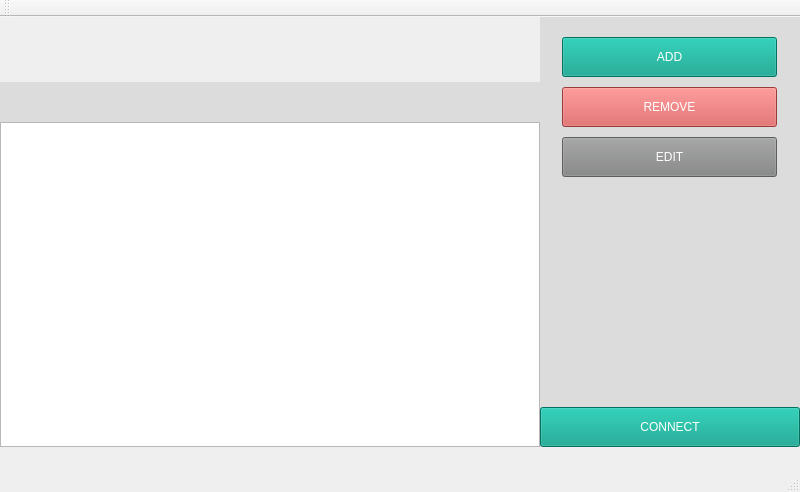
<?xml version="1.0" encoding="UTF-8"?>
<ui version="4.0">
 <class>MainWindow</class>
 <widget class="QMainWindow" name="MainWindow">
  <property name="geometry">
   <rect>
    <x>0</x>
    <y>0</y>
    <width>800</width>
    <height>492</height>
   </rect>
  </property>
  <property name="sizePolicy">
   <sizepolicy hsizetype="Fixed" vsizetype="Fixed">
    <horstretch>0</horstretch>
    <verstretch>0</verstretch>
   </sizepolicy>
  </property>
  <property name="windowTitle">
   <string>VirtualShutter</string>
  </property>
  <widget class="QWidget" name="centralWidget">
   <widget class="QWidget" name="widget" native="true">
    <property name="geometry">
     <rect>
      <x>0</x>
      <y>0</y>
      <width>540</width>
      <height>65</height>
     </rect>
    </property>
    <property name="styleSheet">
     <string notr="true">background-image: url(:/images/res/smalle-header.jpg);</string>
    </property>
   </widget>
   <widget class="QWidget" name="widget_2" native="true">
    <property name="geometry">
     <rect>
      <x>540</x>
      <y>0</y>
      <width>260</width>
      <height>430</height>
     </rect>
    </property>
    <property name="styleSheet">
     <string notr="true">background-color: rgb(221, 220, 220);</string>
    </property>
    <widget class="QPushButton" name="pushButton">
     <property name="geometry">
      <rect>
       <x>22</x>
       <y>20</y>
       <width>215</width>
       <height>40</height>
      </rect>
     </property>
     <property name="cursor">
      <cursorShape>PointingHandCursor</cursorShape>
     </property>
     <property name="styleSheet">
      <string notr="true">background-color: rgb(0, 157, 135);
selection-background-color: rgb(0, 156, 134);
color: rgb(255, 255, 255);
border-color: rgba(255, 255, 255, 0);</string>
     </property>
     <property name="text">
      <string>ADD</string>
     </property>
     <property name="autoDefault">
      <bool>false</bool>
     </property>
     <property name="default">
      <bool>false</bool>
     </property>
     <property name="flat">
      <bool>false</bool>
     </property>
    </widget>
    <widget class="QPushButton" name="pushButton_2">
     <property name="geometry">
      <rect>
       <x>22</x>
       <y>70</y>
       <width>215</width>
       <height>40</height>
      </rect>
     </property>
     <property name="styleSheet">
      <string notr="true">background-color: rgb(214, 83, 81);
selection-background-color: rgb(0, 156, 134);
color: rgb(255, 255, 255);
border-color: rgba(255, 255, 255, 0);</string>
     </property>
     <property name="text">
      <string>REMOVE</string>
     </property>
    </widget>
    <widget class="QPushButton" name="pushButton_3">
     <property name="geometry">
      <rect>
       <x>22</x>
       <y>120</y>
       <width>215</width>
       <height>40</height>
      </rect>
     </property>
     <property name="styleSheet">
      <string notr="true">background-color: rgb(130, 131, 131);
selection-background-color: rgb(0, 156, 134);
color: rgb(255, 255, 255);
border-color: rgba(255, 255, 255, 0);</string>
     </property>
     <property name="text">
      <string>EDIT</string>
     </property>
    </widget>
    <widget class="QPushButton" name="pushButton_4">
     <property name="geometry">
      <rect>
       <x>0</x>
       <y>390</y>
       <width>260</width>
       <height>40</height>
      </rect>
     </property>
     <property name="styleSheet">
      <string notr="true">background-color: rgb(0, 157, 135);
selection-background-color: rgb(0, 156, 134);
color: rgb(255, 255, 255);
border-color: rgba(255, 255, 255, 0);</string>
     </property>
     <property name="text">
      <string>CONNECT</string>
     </property>
     <property name="default">
      <bool>false</bool>
     </property>
     <property name="flat">
      <bool>false</bool>
     </property>
    </widget>
   </widget>
   <widget class="QWidget" name="widget_3" native="true">
    <property name="geometry">
     <rect>
      <x>0</x>
      <y>65</y>
      <width>540</width>
      <height>40</height>
     </rect>
    </property>
    <property name="styleSheet">
     <string notr="true">background-color: rgb(221, 220, 220);</string>
    </property>
   </widget>
   <widget class="QListView" name="listView">
    <property name="geometry">
     <rect>
      <x>0</x>
      <y>105</y>
      <width>540</width>
      <height>325</height>
     </rect>
    </property>
   </widget>
  </widget>
  <widget class="QMenuBar" name="menuBar">
   <property name="geometry">
    <rect>
     <x>0</x>
     <y>0</y>
     <width>800</width>
     <height>26</height>
    </rect>
   </property>
   <property name="styleSheet">
    <string notr="true"/>
   </property>
  </widget>
  <widget class="QToolBar" name="mainToolBar">
   <property name="styleSheet">
    <string notr="true"/>
   </property>
   <attribute name="toolBarArea">
    <enum>TopToolBarArea</enum>
   </attribute>
   <attribute name="toolBarBreak">
    <bool>false</bool>
   </attribute>
  </widget>
  <widget class="QStatusBar" name="statusBar">
   <property name="styleSheet">
    <string notr="true"/>
   </property>
  </widget>
 </widget>
 <layoutdefault spacing="6" margin="11"/>
 <resources/>
 <connections/>
</ui>
